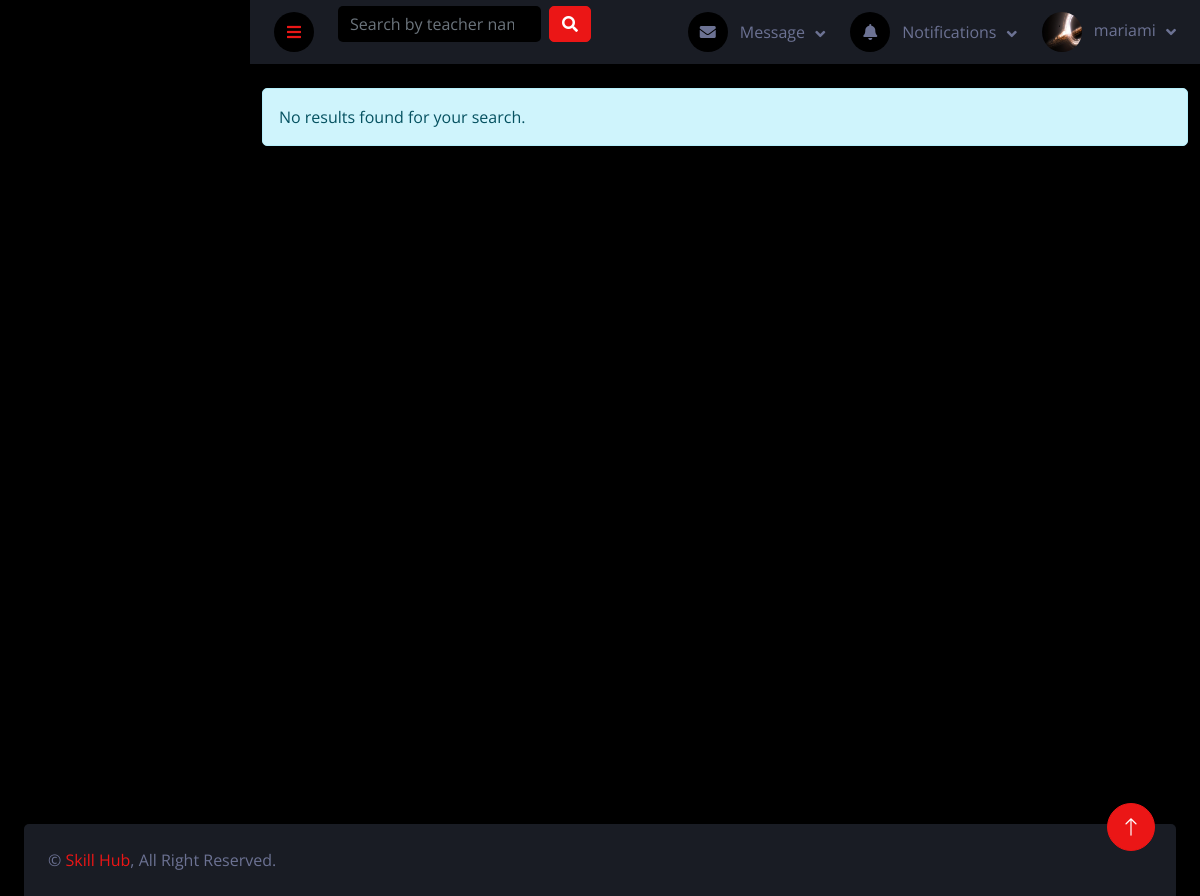
Screenshot of /teaching/search/ (signed in) with the database file from the repository.
### users/models.py (models this page shows, shortened)
class User(AbstractUser):
    ROLES = (
        ('student', 'Student'),
        ('teacher', 'Teacher'),
    )
    role = models.CharField(max_length=10, choices=ROLES)
    bio = models.TextField(blank=True, null=True)
    profile_picture = models.ImageField(upload_to='profile_pictures/', blank=True, null=True)
    date_joined = models.DateTimeField(auto_now_add=True)
    updated_at = models.DateTimeField(auto_now=True)
    class Meta:
        verbose_name = 'User'
        verbose_name_plural = 'Users'

### teaching/views.py (the view)
# urls.py: path('search/', views.search_teachers, name='search_teachers'),
def search_teachers(request):
    query = request.GET.get('q', '').strip()
    if query:
        teachers = TeacherProfile.objects.filter(
            Q(user__username__icontains=query) |
            Q(user__first_name__icontains=query) |
            Q(user__last_name__icontains=query) |
            Q(skills__name__icontains=query)
        ).distinct()
    else:
        teachers = TeacherProfile.objects.none()
    return render(request, 'teaching/search_results.html', {'teachers': teachers, 'query': query})

### bookings/context_processors.py (called while the page is built)
def unread_notifications(request):
    if request.user.is_authenticated:
        notifications = Notification.objects.filter(recipient=request.user, is_read=False)
        return {'notifications': notifications}
    return {'notifications': []}

### users/context_processors.py (called while the page is built)
def navbar_data(request):
    if request.user.is_authenticated:
        messages = Message.objects.filter(receiver=request.user).order_by('-timestamp')[:5]
        notifications = Notification.objects.filter(user=request.user).order_by('-timestamp')[:5]
        return {'messages': messages, 'notifications': notifications}
    return {}

### teaching/templates/teaching/search_results.html (shortened to what this page needs)
{% extends 'base.html' %}
{% block content %}
<div class="container mt-4">
    {% if teachers %}
    <div class="row row-cols-1 row-cols-md-2 row-cols-lg-3 g-4">
        {% for teacher in teachers %}
        <div class="col">
            <div class="card h-100">
                {% if teacher.profile_picture %}
                    <img src="{{ teacher.profile_picture.url }}" class="card-img-top" alt="{{ teacher.user.get_full_name }}" style="height: 200px; object-fit: cover;">
                {% else %}
                    <div class="card-img-top bg-secondary text-white d-flex align-items-center justify-content-center" style="height: 200px;">
                        <i class="fas fa-user fa-3x"></i>
                    </div>
                {% endif %}
                <div class="card-body">
                    <h5 class="card-title">{{ teacher.user.get_full_name }}</h5>
                    {% if teacher.title %}
                        <h6 class="card-subtitle mb-2 text-muted">{{ teacher.title }}</h6>
                    {% endif %}
                    {% if teacher.bio %}
                        <p class="card-text">{{ teacher.bio|truncatewords:25 }}</p>
                    {% endif %}
                    {% if teacher.skills.all %}
                        <div class="mb-2">
                            <strong>Skills:</strong>
                            <div class="mt-1">
                                {% for skill in teacher.skills.all %}
                                    <span class="badge bg-primary me-1">{{ skill.name }}</span>
                                {% endfor %}
                            </div>
                        </div>
                    {% endif %}
                    {% if teacher.hourly_rate %}
                        <p class="card-text">
                            <strong>Rate:</strong> ${{ teacher.hourly_rate }}/hour
                        </p>
                    {% endif %}
                </div>
                <div class="card-footer bg-transparent">
                    <div class="d-flex justify-content-between align-items-center">
                        <a href="{% url 'teacher_profile' teacher.id %}" class="btn btn-primary">View Profile</a>
                        {% if teacher.rating %}
                            <div class="text-warning">
                                <i class="fas fa-star"></i>
                                <span>{{ teacher.rating|floatformat:1 }}</span>
                            </div>
                        {% endif %}
                    </div>
                </div>
            </div>
        </div>
        {% endfor %}
    </div>
    {% else %}
        <div class="alert alert-info">
            No results found for your search.
        </div>
    {% endif %}
</div>
{% endblock %}

### templates/components/navbar.html (shortened to what this page needs)
<nav class="navbar navbar-expand bg-secondary navbar-dark sticky-top px-4 py-0">
    <a href="#" class="sidebar-toggler flex-shrink-0">
        <i class="fa fa-bars"></i>
    </a>
    <form class="d-none d-md-flex ms-4" action="{% url 'search_teachers' %}" method="get">
        <input
                class="form-control bg-dark border-0"
                type="search"
                name="q"
                placeholder="Search by teacher name or skill..."
                value="{{ request.GET.q|default:'' }}">
        <button class="btn btn-primary ms-2" type="submit">
            <i class="fa fa-search"></i>
        </button>
    </form>
    <div class="navbar-nav align-items-center ms-auto">
        <div class="nav-item dropdown">
            <a href="#" class="nav-link dropdown-toggle" data-bs-toggle="dropdown">
                <i class="fa fa-envelope me-lg-2"></i>
                <span class="d-none d-lg-inline-flex">Message</span>
            </a>
        </div>
        <div class="nav-item dropdown">
            <a href="#" class="nav-link dropdown-toggle" data-bs-toggle="dropdown">
                <i class="fa fa-bell me-lg-2"></i>
                <span class="d-none d-lg-inline-flex">Notifications</span>
            </a>
        </div>
        <div class="nav-item dropdown">
            <a href="#" class="nav-link dropdown-toggle" data-bs-toggle="dropdown">
                {% if user.profile_picture %}
                <img class="rounded-circle me-lg-2" src="{{ user.profile_picture.url }}" alt=""
                     style="width: 40px; height: 40px;">
                {% else %}
                <div class="rounded-circle me-lg-2 bg-light d-flex align-items-center justify-content-center"
                     style="width: 40px; height: 40px;">
                    <i class="fas fa-user"></i>
                </div>
                {% endif %}
                <span class="d-none d-lg-inline-flex">{{ request.user.username }}</span>
            </a>
        </div>
    </div>
</nav>

### static/css/style.css (style rules this page uses)
:root { --primary: #EB1616; --secondary: #191C24; --light: #6C7293; --dark: #000000; }
.btn { transition: .5s; }
.content .navbar .navbar-nav .nav-link { margin-left: 25px; padding: 12px 0; color: var(--light); outline: none; }
.content .navbar .sidebar-toggler, .content .navbar .navbar-nav .nav-link i { width: 40px; height: 40px; display: inline-flex; align-items: center; justify-content: center; background: var(--dark); border-radius: 40px; }
.content .navbar .dropdown-toggle::after { margin-left: 6px; vertical-align: middle; border: none; content: "\f107"; font-family: "Font Awesome 5 Free"; font-weight: 900; transition: .5s; }

### rows the page displays
User: profile_picture (picture), user.username "mariami"
